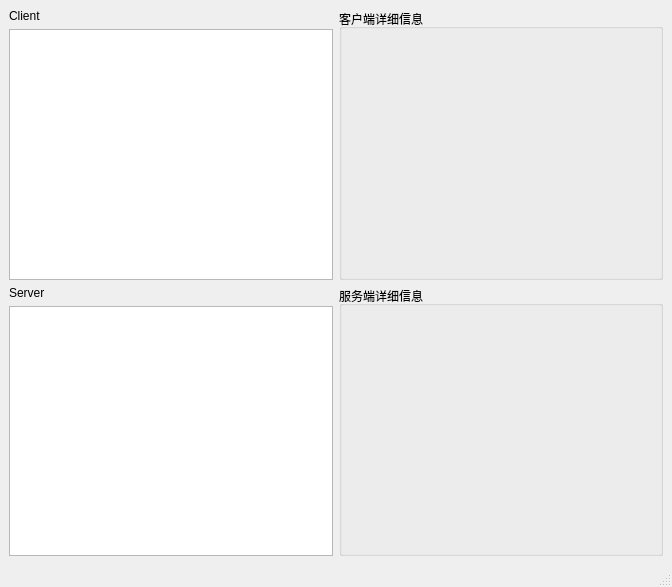
<?xml version="1.0" encoding="UTF-8"?>
<ui version="4.0">
 <class>MainWindow</class>
 <widget class="QMainWindow" name="MainWindow">
  <property name="geometry">
   <rect>
    <x>0</x>
    <y>0</y>
    <width>672</width>
    <height>587</height>
   </rect>
  </property>
  <property name="windowTitle">
   <string>MainWindow</string>
  </property>
  <widget class="QWidget" name="centralwidget">
   <layout class="QGridLayout" name="gridLayout_3">
    <item row="0" column="0">
     <layout class="QHBoxLayout" name="horizontalLayout">
      <item>
       <layout class="QVBoxLayout" name="verticalLayout_3">
        <item>
         <widget class="QLabel" name="lab_Client">
          <property name="maximumSize">
           <size>
            <width>16777215</width>
            <height>20</height>
           </size>
          </property>
          <property name="text">
           <string>Client</string>
          </property>
         </widget>
        </item>
        <item>
         <widget class="QTreeView" name="Client"/>
        </item>
       </layout>
      </item>
      <item>
       <layout class="QVBoxLayout" name="verticalLayout_2">
        <item>
         <widget class="QGroupBox" name="groupBox">
          <property name="maximumSize">
           <size>
            <width>350</width>
            <height>16777215</height>
           </size>
          </property>
          <property name="title">
           <string>客户端详细信息</string>
          </property>
          <layout class="QGridLayout" name="gridLayout">
           <item row="0" column="0">
            <widget class="QStackedWidget" name="stackedWidget_client">
             <property name="maximumSize">
              <size>
               <width>350</width>
               <height>16777215</height>
              </size>
             </property>
             <property name="currentIndex">
              <number>1</number>
             </property>
             <widget class="QWidget" name="page"/>
             <widget class="QWidget" name="page_2"/>
            </widget>
           </item>
          </layout>
         </widget>
        </item>
       </layout>
      </item>
     </layout>
    </item>
    <item row="1" column="0">
     <layout class="QHBoxLayout" name="horizontalLayout_2">
      <item>
       <layout class="QVBoxLayout" name="verticalLayout">
        <item>
         <widget class="QLabel" name="lab_Server">
          <property name="maximumSize">
           <size>
            <width>16777215</width>
            <height>20</height>
           </size>
          </property>
          <property name="text">
           <string>Server</string>
          </property>
         </widget>
        </item>
        <item>
         <widget class="QTreeView" name="Server"/>
        </item>
       </layout>
      </item>
      <item>
       <widget class="QGroupBox" name="groupBox_2">
        <property name="maximumSize">
         <size>
          <width>350</width>
          <height>16777215</height>
         </size>
        </property>
        <property name="title">
         <string>服务端详细信息</string>
        </property>
        <layout class="QGridLayout" name="gridLayout_2">
         <item row="0" column="0">
          <widget class="QStackedWidget" name="stackedWidget_server">
           <property name="maximumSize">
            <size>
             <width>350</width>
             <height>16777215</height>
            </size>
           </property>
           <property name="currentIndex">
            <number>1</number>
           </property>
           <widget class="QWidget" name="page_3"/>
           <widget class="QWidget" name="page_4"/>
          </widget>
         </item>
        </layout>
       </widget>
      </item>
     </layout>
    </item>
   </layout>
  </widget>
  <widget class="QStatusBar" name="statusbar"/>
  <action name="action_open">
   <property name="text">
    <string>打开</string>
   </property>
  </action>
  <action name="action_new">
   <property name="text">
    <string>新建</string>
   </property>
  </action>
  <action name="action_save">
   <property name="text">
    <string>保存</string>
   </property>
  </action>
  <action name="action_about">
   <property name="text">
    <string>关于</string>
   </property>
  </action>
  <action name="action_saveAs">
   <property name="text">
    <string>另存为</string>
   </property>
  </action>
  <action name="action_help">
   <property name="text">
    <string>帮助</string>
   </property>
  </action>
 </widget>
 <resources/>
 <connections/>
</ui>
